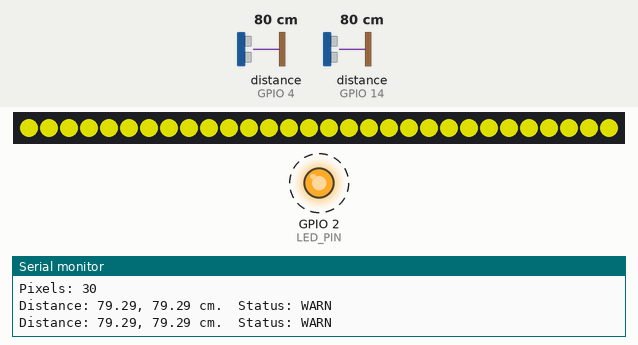
This program was run on a simulated ESP8266 (NodeMCU). On the bench: 30 RGB LEDs in strip order, left to right, output pins drawn as LEDs (lit = HIGH), the last lines printed to the serial monitor. Wiring (inferred from the names in the program): 2 × ultrasonic range finder: trigger GPIO 5, echo GPIO 4 / trigger GPIO 12, echo GPIO 14. Dashed ring = blinking. The inputs (shaded band) are chosen by the test bench; at power-on: distance to the obstacle (sensors on GPIO 4, GPIO 14) 80 cm. The echo pulse lasts 58.3 µs per cm; dim RGB values are drawn brighter than linear; pins used as bus, display or sensor lines are not drawn.

Above: at 1.2 s.
1.3 s: distance to the obstacle (sensor on GPIO 4) set to 2 cm
At 2.7 s:
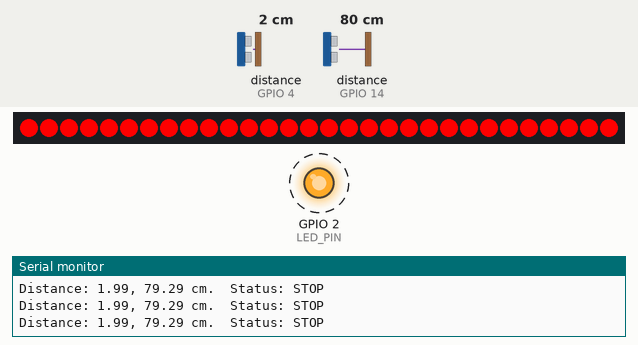
3.0 s: distance to the obstacle (sensor on GPIO 4) set to 9 cm
At 3.81 s:
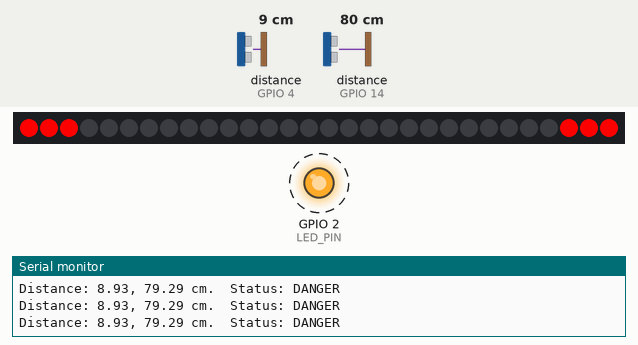
5.4 s: distance to the obstacle (sensor on GPIO 14) set to 9 cm
At 5.62 s:
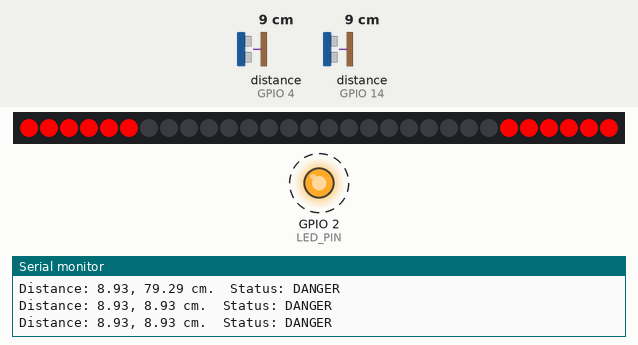
6.9 s: distance to the obstacle (sensor on GPIO 14) set to 18 cm
At 7.44 s:
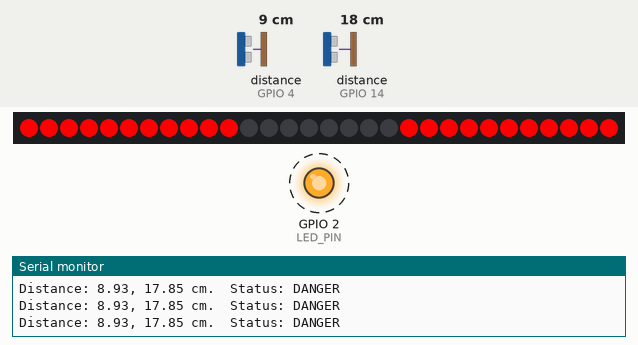
8.7 s: distance to the obstacle (sensor on GPIO 4) set to 35 cm
At 10.78 s:
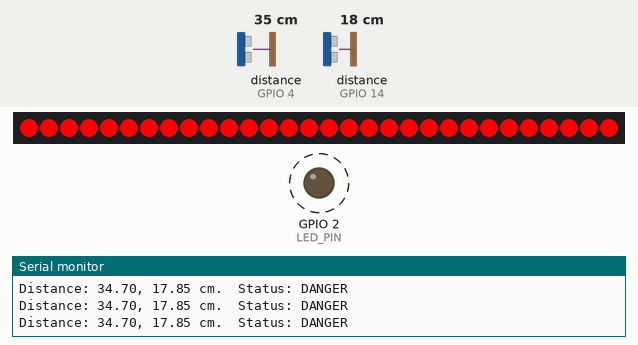
11.2 s: distance to the obstacle (sensor on GPIO 14) set to 250 cm
At 11.4 s:
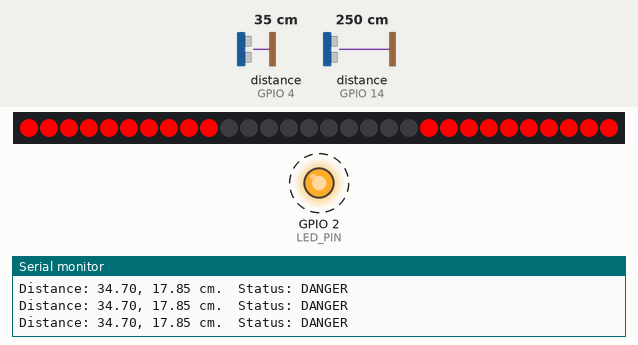
Timing chart, 0 to 14.3 s (numbered marks = the images above; inputs shaded):
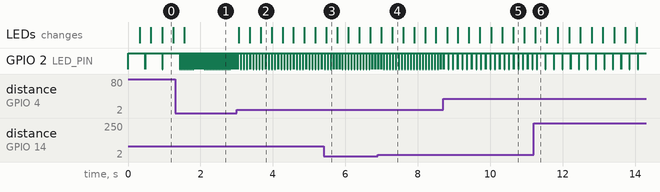

Measured:
- after the input at 1.3 s, GPIO 2 (LED_PIN): alternates HIGH for 0.03 s and LOW for 0.01 s, starting after 0.17 s; the LEDs: change after 0.26 s (image 1)
- after the input at 3.0 s, GPIO 2 (LED_PIN): alternates HIGH for 0.08 s and LOW for 0.01 s, starting after 0.11 s; the LEDs: first change after 0.06 s (image 2 shows a later state)
- after the input at 5.4 s, the LEDs: change after 0.07 s (image 3)
- after the input at 8.7 s, GPIO 2 (LED_PIN): alternates HIGH for 0.12 s and LOW for 0.01 s, starting after 0.14 s
- after the input at 11.2 s, GPIO 2 (LED_PIN): alternates HIGH for 0.22 s and LOW for 0.01 s, starting after 0.32 s
- by itself, GPIO 2 (LED_PIN): alternates HIGH for 0.47 s and LOW for 0.01 s

The program:

main.cpp
```cpp
#include <Arduino.h>
#include <Adafruit_NeoPixel.h>

#ifdef __AVR__
#include <avr/power.h> // Required for 16 MHz Adafruit Trinket
#endif

// put function declarations here:
void turnOn();
void turnOff();
void sendPulse(uint8_t trigPin);

uint8_t getStatus(float distance);

void turnOnPixels();

#define LED_PIN 2

#define TRIG_1_PIN 5
#define ECHO_1_PIN 4

#define DOUBLE_SENSOR

#ifdef DOUBLE_SENSOR
  #define TRIG_2_PIN 12
  #define ECHO_2_PIN 14
#endif

#define PIXELS_PIN 13
#define NUM_PIXELS 30

// define sound velocity in cm/uS
#define SOUND_VELOCITY 0.034

const uint8_t ASSIST_DIST_CM = 135;
const uint8_t ALERT_DIST_CM = 5;
const long STOP_TIME = 1 * 60000;

const uint8_t NO_MOVE_TOLERANCE = 3;
const uint8_t PIXELS_MIDDLE = NUM_PIXELS / 2;

const uint8_t ZONE_DIST_CM = (ASSIST_DIST_CM - ALERT_DIST_CM) / 3;
const uint8_t LOW_SPEED = 50;
const uint8_t OFF = 0;
const uint8_t SAFE = 1;
const uint8_t WARN = 2;
const uint8_t DANGER = 3;
const uint8_t STOP = 4;

long duration_1;
float prev_distance;
float distance_1;
#ifdef DOUBLE_SENSOR
  long duration_2;
  float distance_2;
#endif

uint8_t status = OFF;
uint8_t red = 0;
uint8_t green = 0;
uint8_t speed = 0;
int stop_count = 0;

Adafruit_NeoPixel pixels(NUM_PIXELS, PIXELS_PIN, NEO_GRB + NEO_KHZ800);

void setup()
{
  // put your setup code here, to run once:
  Serial.begin(115200);
  Serial.println();
  pinMode(LED_PIN, OUTPUT);
  pinMode(TRIG_1_PIN, OUTPUT); // Sets the TRIG_1_PIN as an Output
  pinMode(ECHO_1_PIN, INPUT);  // Sets the ECHO_1_PIN as an Input

  #ifdef DOUBLE_SENSOR
    Serial.println("Using double sensor");
    pinMode(TRIG_2_PIN, OUTPUT); // Sets the TRIG_2_PIN as an Output
    pinMode(ECHO_2_PIN, INPUT);  // Sets the ECHO_2_PIN as an Input
  #endif

  // These lines are specifically to support the Adafruit Trinket 5V 16 MHz.
  // Any other board, you can remove this part (but no harm leaving it):
#if defined(__AVR_ATtiny85__) && (F_CPU == 16000000)
  clock_prescale_set(clock_div_1);
#endif
  // END of Trinket-specific code.
  Serial.print("Pixels: ");
  Serial.println(NUM_PIXELS);
  pixels.begin();
}

void loop()
{

  // put your main code here, to run repeatedly:
  turnOn();

  sendPulse(TRIG_1_PIN);

  // Reads the ECHO_1_PIN Pin, returns the sound wave travel time in microseconds
  duration_1 = pulseIn(ECHO_1_PIN, HIGH);
  // Calculate the distance
  distance_1 = duration_1 * SOUND_VELOCITY / 2;

  float distance = distance_1;

  delay(10);

  #ifdef DOUBLE_SENSOR
    sendPulse(TRIG_2_PIN);
    // Reads the ECHO_2_PIN Pin, returns the sound wave travel time in microseconds
    duration_2 = pulseIn(ECHO_2_PIN, HIGH);
    // Calculate the distance
    distance_2 = duration_2 * SOUND_VELOCITY / 2;
    if (distance_2 < distance_1) {
      distance = distance_2;
    }
  #endif

  uint8_t new_status = getStatus(distance);

  if (abs((prev_distance) - int(distance)) < NO_MOVE_TOLERANCE)
  {
    if (stop_count * (25 + speed * PIXELS_MIDDLE) < STOP_TIME)
    {
      stop_count++;
    }
    else
    {
      new_status = OFF;
      speed = 0;
    }
  }
  else
  {
    stop_count = 0;
  }

  prev_distance = distance;
  status = new_status;

  turnOnPixels();

  // Prints the distance on the Serial Monitor
  Serial.print("Distance: ");
  Serial.print(distance_1);
  #ifdef DOUBLE_SENSOR
    Serial.print(", ");
    Serial.print(distance_2);
  #endif
  Serial.print(" cm.\tStatus: ");
  switch (status)
  {
  case 0:
    Serial.println("OFF");
    break;
  case 1:
    Serial.println("SAFE");
    break;
  case 2:
    Serial.println("WARN");
    break;
  case 3:
    Serial.println("DANGER");
    break;
  case 4:
    Serial.println("STOP");
    break;
  default:
    break;
  }

  turnOff();

  delay(10);
}

// put function definitions here:
void turnOn()
{
  digitalWrite(LED_PIN, HIGH);
}

void turnOff()
{
  digitalWrite(LED_PIN, LOW);
}

void sendPulse(uint8_t trigPin)
{
  // Clears the TRIG pin
  digitalWrite(trigPin, LOW);

  delayMicroseconds(2);

  // Sets the TRIG pin on HIGH state for 10 micro seconds
  digitalWrite(trigPin, HIGH);

  delayMicroseconds(10);

  digitalWrite(trigPin, LOW);
}

uint8_t getStatus(float distance)
{
  if (distance > ASSIST_DIST_CM)
  {
    speed = 10;
    return OFF;
  }

  uint8_t warning = ASSIST_DIST_CM - ZONE_DIST_CM;
  uint8_t alert = ASSIST_DIST_CM - ZONE_DIST_CM * 2;
  speed = (distance * LOW_SPEED) / ASSIST_DIST_CM;

  if (distance >= warning)
  {
    return SAFE;
  }
  if (distance >= alert)
  {
    return WARN;
  }
  if (distance >= ALERT_DIST_CM)
  {
    return DANGER;
  }
  speed = 0;
  return STOP;
}

void turnOnPixels()
{
  red = 0;
  green = 0;

  if (status == SAFE)
  {
    green = 255;
  }
  else if (status == WARN)
  {
    red = 155;
    green = 155;
  }
  else if (status == DANGER || status == STOP)
  {
    red = 255;
  }

  if (status != OFF && status != STOP)
  {
    pixels.clear();
  }

  for (int i = 0; i < PIXELS_MIDDLE; i++)
  {
    pixels.setPixelColor(i, pixels.Color(red, green, 0));
    pixels.setPixelColor(NUM_PIXELS - i - 1, pixels.Color(red, green, 0));
    pixels.show();
    delay(speed);
  }
}
```
